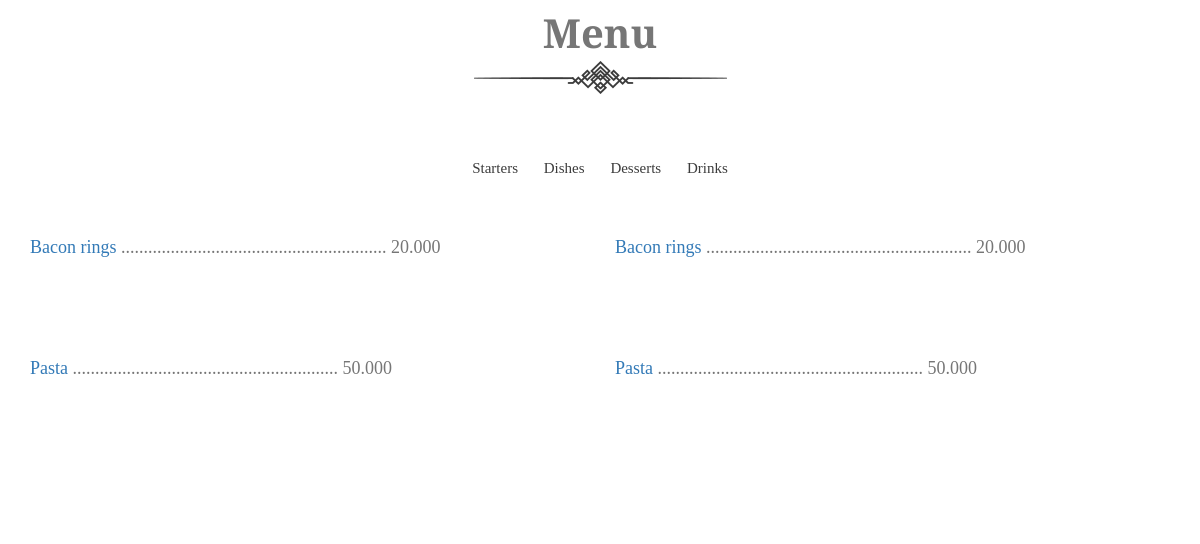
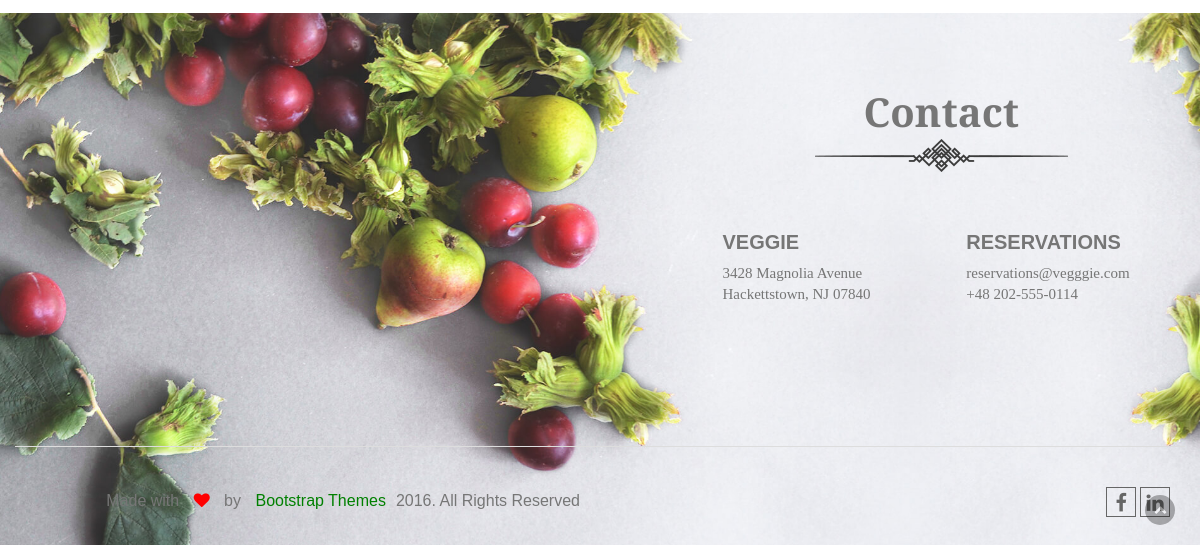
The app's page /meals/ (lower part), older data (2 pictures, top to bottom).
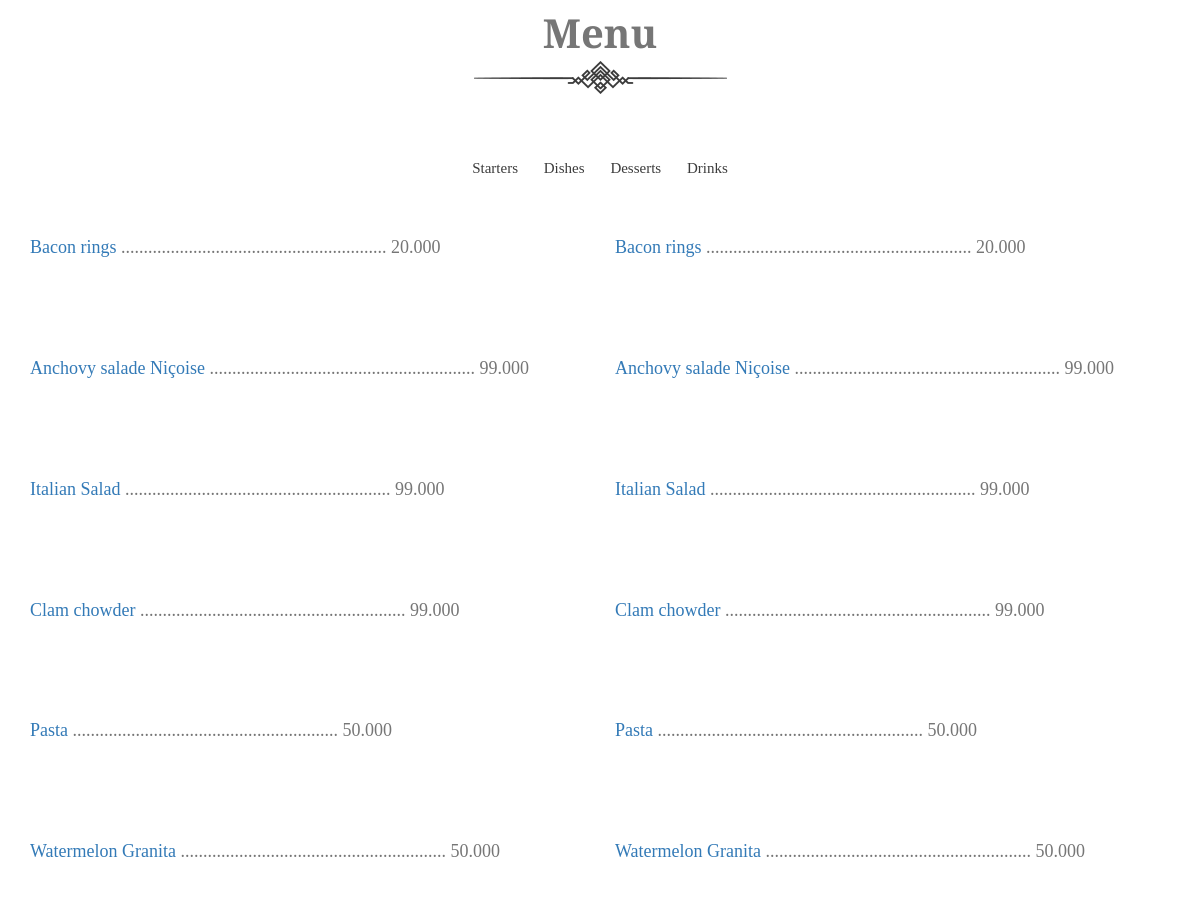
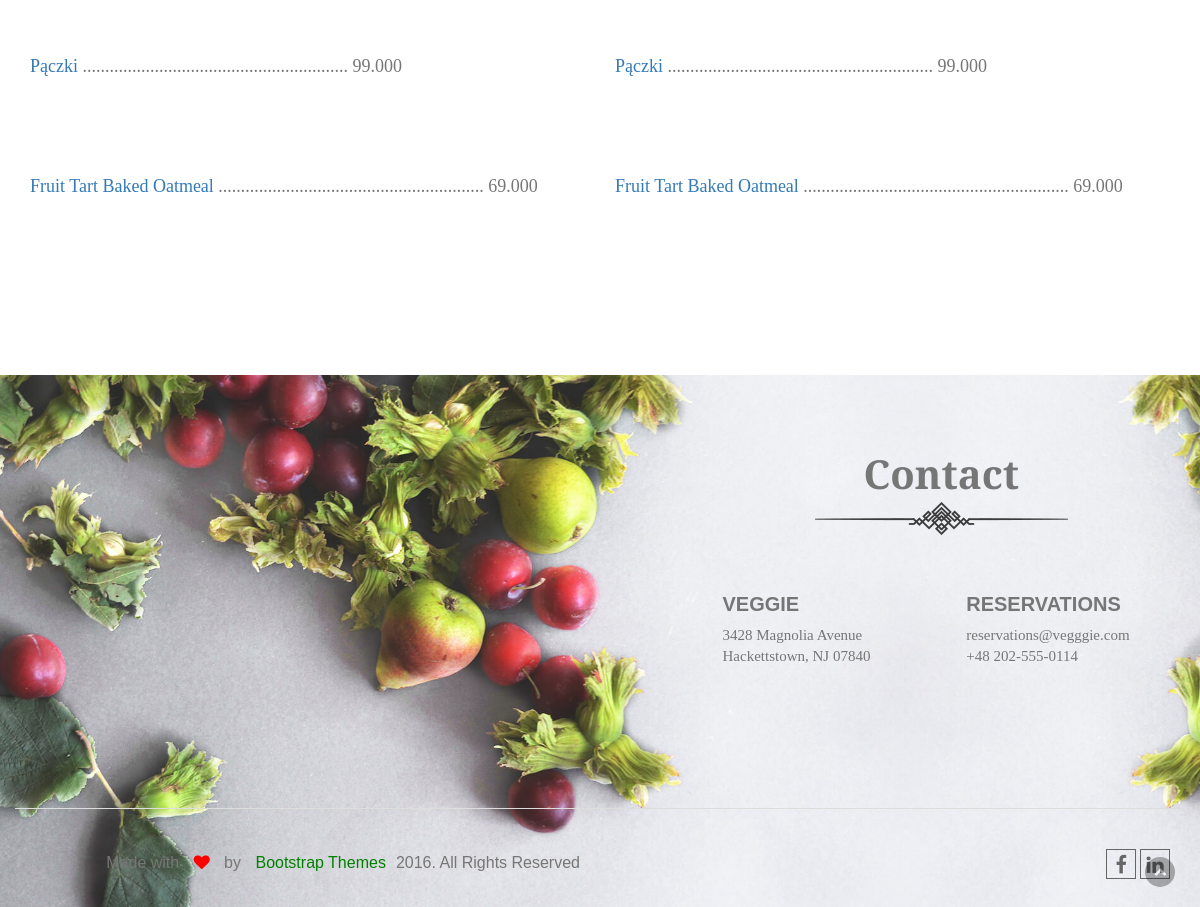
The same page, newer data (2 pictures, top to bottom).
### meals/models.py (models this page shows, shortened)
class category(models.Model):
    name = models.CharField(max_length=30)
    class Meta:
        verbose_name= 'category'
        verbose_name_plural = 'categories'
    def __str__(self):
        return self.name

class Meals(models.Model):
    name = models.CharField(max_length=50)
    description = models.TextField(max_length=500)
    category = models.ForeignKey('category' , on_delete=models.SET_NULL , null = True)
    people = models.IntegerField()
    price = models.DecimalField(max_digits=5, decimal_places=3)
    preperation_time = models.IntegerField()
    image = models.ImageField(upload_to='meals/')
    slug = models.SlugField(blank=True,null=True)
    class Meta:
        verbose_name = 'meal'
        verbose_name_plural = 'meals'

### meals/views.py (the view)
# urls.py: path('', views.meal_list, name = 'meal_list'),
def meal_list(request):
    meal_list = Meals.objects.all()
    categories = category.objects.all()
    context ={
        'meal_list' : meal_list ,
        'categories' : categories ,
    }
    return render(request , 'Meals/list.html' , context)

### meals/templates/Meals/list.html (shortened to what this page needs)
	{% extends 'base.html' %}
	{% block body %}
		<section id="menus" class="menus sections">
			<div class="container">
				<div class="row">
					<div class="main_menus">
						<div class="head_title text-center wow slideInDown" data-wow-duration="2s">
							<h2>Menu</h2>
							<div class="separetor"></div>
						</div>
						<div class="menus_top_menu text-center wow slideInDown" data-wow-duration="1.5s">
							<ul>
								{% for category in categories %}
									<li class="active"><a href="">{{category}}</a></li>
								{% endfor %}
							</ul>
						</div>
						{% for category in categories %}
							{% for meal in meal_list %}
								{% if meal.category == category%}
									<div class="col-md-6 col-sm-6 col-xs-12">
										<div class="single_menus wow slideInLeft" data-wow-duration="1.5s">
											<ul>
												<li><a href="{% url 'meals:meal_detail' meal.slug %}"> {{meal.name}} </a>........................................................... {{meal.price}}</li>
											</ul>
										</div>
									</div>
									<div class="col-md-6 col-sm-6 col-xs-12">
										<div class="single_menus wow slideInRight" data-wow-duration="1.5s">
											<ul>
												<li><a href="{% url 'meals:meal_detail' meal.slug %}"> {{meal.name}} </a>........................................................... {{meal.price}}</li>
											</ul>
										</div>
									</div>
								{% endif %}
							{% endfor %}
						{% endfor %}
					</div>
				</div>
			</div>
		</section>
		{% endblock body %}

### templates/base.html (shortened to what this page needs)
{% load static %}
<!DOCTYPE HTML>
<html lang="en-US">
<head>
	<link rel="stylesheet" href="css/font-awesome/css/font-awesome.min.css" />
	<link rel="stylesheet" href="{% static 'site_static/css/bootstrap/bootstrap.min.css' %}" />
	<link rel="stylesheet" href="{% static 'site_static/css/animat/animate.min.css' %}" />
	<link rel="stylesheet" href="{% static 'site_static/css/fancybox/jquery.fancybox.css' %}" />
	<link rel="stylesheet" href="{% static 'site_static/css/nivo-lightbox/nivo-lightbox.css' %}" />
	<link rel="stylesheet" href="{% static 'site_static/css/themes/default/default.css' %}" />
	<link rel="stylesheet" href="{% static 'site_static/css/owl-carousel/owl.carousel.css' %}" />
	<link rel="stylesheet" href="{% static 'site_static/css/owl-carousel/owl.theme.css' %}" />
	<link rel="stylesheet" href="{% static 'site_static/css/owl-carousel/owl.transitions.css' %}">
	<link rel="stylesheet" href="{% static 'site_static/css/style.css' %}" />
	<link rel="stylesheet" href="{% static 'site_static/css/responsive.css' %}" />
</head>
<body>
	{% block body %}
	{% endblock body %}
	<footer id="footer" class="footer">
		<div class="container">
			<div class="row">
				<div class="col-sm-5 col-sm-offset-7 col-xs-10 col-xs-offset-2">
					<div class="contact_area wow slideInLeft" data-wow-duration="2s">
						<div class="head_title text-center">
							<h2>Contact</h2>
							<div class="separetor"></div>
						</div>
						<div class="main_contact_content">
							<div class="row">
								<div class="col-sm-6">
									<div class="single_contact text-left">
										<h5>Veggie </h5>
										<span>3428 Magnolia Avenue</span>
										<span>Hackettstown, NJ 07840</span>
									</div>
								</div>
								<div class="col-sm-6">
									<div class="single_contact text-left">
										<h5>Reservations</h5>
										<span>reservations@vegggie.com</span>
										<span>+48 202-555-0114</span>
									</div>
								</div>
							</div>
						</div>
					</div>
				</div>
			</div>
			<div class="row">
				<div class="copyright_text_area">
					<div class="col-md-6 col-sm-6 col-xs-12">
						<div class="single_footer text-right wow zoomIn" data-wow-duration="2s">
							<p>Made with <i class="fa fa-heart"></i> by <a href="http://bootstrapthemes.co">Bootstrap Themes</a>2016. All Rights Reserved</p>
						</div>
					</div>
					<div class="col-md-6 col-sm-6 col-xs-12">
						<div class="single_footer text-right">
							<div class="footer_socail wow zoomIn" data-wow-duration="1.5s">
								<a href=""><i class="fa fa-facebook"></i></a>
								<a href=""><i class="fa fa-linkedin"></i></a>
							</div>
						</div>
					</div>
				</div>
			</div>
		</div>
	</footer>
	<div class="scrollup">
		<a href="#"><i class="fa fa-chevron-up"></i></a>
	</div>
</body>
</html>

### static/site_static/css/style.css (style rules this page uses)
body { color: #767676; -webkit-font-smoothing: antialiased; width: 100%; font-size:15px; font-family: 'Merriweather', serif; }
p { font: normal 16px "Myriad Pro", arial, sans-serif; }
h1,h2,h3,h4,h5,h6 { color: #767676; }
h2 { font-size: 40px; line-height: 38px; font-weight: 600; font-family: 'Merriweather', serif; margin: 0; }
h5 { font-size: 20px; line-height: 22px; font-weight: 600; font-family: "Myriad Pro" , sans-serif; text-transform: uppercase; margin: 0; text-decoration: none; }
ul { margin:0; padding:0; list-style:none; }
.sections { padding-top: 80px; padding-bottom: 80px; position: relative; overflow: hidden; }
.separetor { background:url(../images/spr.png) no-repeat center center; overflow:hidden; padding:20px 0px 30px 0px; }
.head_title { padding-bottom:50px; }
.main_menus { overflow:hidden; }
.menus_top_menu { margin-bottom:50px; }
.menus_top_menu li { display:inline-block; }
.menus_top_menu a { border:1px solid transparent; color:#3c3c3c; padding:5px 10px; display:block; transition:.6s; }
.single_menus { padding-bottom:60px; }
.single_menus ul li { margin-bottom: 35px; font-size:18px; font-weight:300; }
.single_contact { margin-bottom: 80px; margin-left:10px; }
.single_contact h5 { margin-bottom:10px; }
.single_contact span { display:block; }
.footer { background:url(../images/footerbg.jpg) no-repeat center top; background-size:cover; padding-top:80px; }
.copyright_text_area { display: block; padding: 40px 0px 20px 0px; overflow: hidden; width: 100%; border-top: 1px solid #ddd; margin-top: 60px; }
.single_footer p { padding:5px; }
.single_footer p i { color:#ff0000; padding:0px 10px; }
.single_footer p a { color:green; padding:0px 10px; }
.single_footer .footer_socail a { border:1px solid #666; padding:5px; font-size:20px; width:30px; height:30px; display:inline-block; color:#666; line-height:20px; text-align:center; }
.scrollup { width: 30px; height: 30px; border-radius: 15px; opacity: .3; position: fixed; bottom: 20px; right: 25px; color: #fff; cursor: pointer; background-color: #000; z-index: 1000; transition: opacity .5s, background-color .5s; -moz-transition: opacity .5s, background-color .5s; -webkit-transition: opacity .5s, background-color .5s; }
.scrollup i { font-size: 13px; position: absolute; opacity: 1; color: #fff; left: 50%; top: 50%; margin-top: -7px; margin-left: -6px; text-decoration: none; }

Row changes from the older to the newer data that the page shows:
added Meals: name "Anchovy salade Niçoise", price "99.000", shown under category "Starters"
added Meals: name "Italian Salad", price "99.000", shown under category "Starters"
added Meals: name "Clam chowder", price "99.000", shown under category "Starters"
added Meals: name "Watermelon Granita", price "50.000", shown under category "Desserts"
added Meals: name "Pączki", price "99.000", shown under category "Desserts"
added Meals: name "Fruit Tart Baked Oatmeal", price "69.000", shown under category "Desserts"
